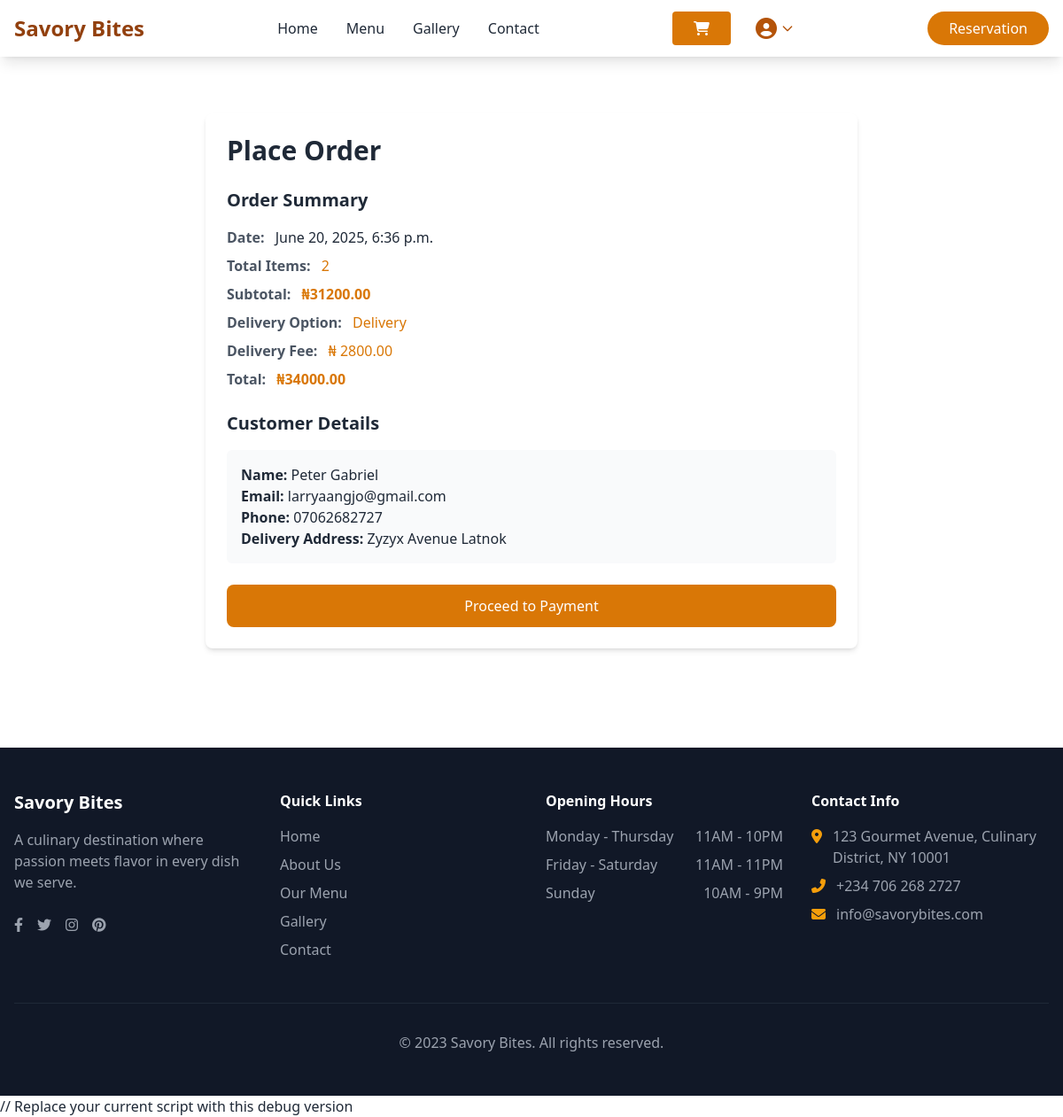
Screenshot of /payment/37/ (signed in) with the database file from the repository.
### savorybites/models.py (models this page shows, shortened)
class Order(models.Model):
    order_id = models.UUIDField(default=uuid.uuid4, editable=False)
    user = models.ForeignKey(User, on_delete=models.SET_NULL, null=True, blank=True)
    customer_name = models.CharField(max_length=100)
    customer_email = models.EmailField()
    customer_phone = models.CharField(max_length=20)
    customer_address = models.TextField()
    delivery_option = models.CharField(max_length=20, choices=[
        ('dine_in', 'Dine In'),
        ('takeaway', 'Takeaway'),
        ('delivery', 'Delivery')
    ], default='dine_in')
    special_instructions = models.TextField(blank=True)
    cart_items = models.ManyToManyField(CartItem, related_name='orders')
    delivery_price = models.DecimalField(max_digits=10, decimal_places=2, default=0.00)
    total_price = models.DecimalField(max_digits=10, decimal_places=2)
    status = models.CharField(max_length=20, choices=[
        ('pending', 'Pending'),
        ('confirmed', 'Confirmed'),
        ('preparing', 'Preparing'),
        ('ready', 'Ready for Pickup'),
        ('delivered', 'Delivered'),
        ('cancelled', 'Cancelled')
    ], default='pending')
    payment_status = models.CharField(max_length=20, choices=[
        ('pending', 'Pending'),
        ('paid', 'Paid'),
        ('failed', 'Failed')
    ], default='pending')
    order_date = models.DateTimeField(auto_now_add=True)
    class Meta:
        verbose_name_plural = "Orders"

### savorybites/views.py (the view, shortened to what this page needs)
# urls.py: path('payment/<int:order_id>/', views.payment, name="payment"),
@login_required
@csrf_protect
def payment(request, order_id):
    order = get_object_or_404(Order, id=order_id)
    if order.delivery_option == 'delivery':
        total_amount = order.total_price + (2800 if order.total_price > 9000 and order.total_price < 450000 else 1500)
    else:
        total_amount = order.total_price
    if not request.user.is_authenticated:
        if request.headers.get('x-requested-with') == 'XMLHttpRequest':
            return JsonResponse({'status': 'error', 'message': 'Authentication required'}, status=401)
        else:
            return redirect('login')
    if request.user.is_authenticated:
        cart_count = CartItem.objects.filter(user=request.user).count()
    else:
        session_key = request.session.session_key
        if not session_key:
            request.session.save()
            session_key = request.session.session_key
        cart_count = CartItem.objects.filter(session_key=session_key, user__isnull=True).count()
    print(total_amount)
    return render(request, 'utilities/payment.html', {
        'order': order,
        'cart_count': cart_count,
        'total_amount': total_amount,
        'PAYSTACK_PUBLIC_KEY': config('PAYSTACK_PUBLIC_KEY')
    })

### savorybites/templates/utilities/payment.html (shortened to what this page needs)
{% extends 'layout.html' %}
{% block content %}
<div class="max-w-7xl md:max-w-3xl mx-auto px-4 pb-8 pt-20">
    <div class="bg-white rounded-lg shadow-md p-6 mt-12">
        <h1 class="text-3xl font-bold mb-6">Place Order</h1>
        <form action="{% url 'payment' order.id %}" method="post" id="paymentForm">
            <div class="space-y-6">
                <div>
                    <h2 class="text-xl font-semibold mb-4">Order Summary</h2>
                    <div class="space-y-2">
                        <div class="space-x-2">
                            <span class="text-gray-600 font-bold">Date:</span>
                            <span>{{ order.order_date }}</span>
                        </div>
                        <div class="space-x-2">
                            <span class="text-gray-600 font-bold">Total Items: </span>
                            <span class="text-amber-600">{{ order.cart_items.count }}</span>
                        </div>
                        <div class="space-x-2">
                            <span class="text-gray-600 font-bold">Subtotal:</span>
                            <span class="text-amber-600 font-bold">₦{{ order.total_price }}</span>
                        </div>
                        <div class="space-x-2">
                            <span class="text-gray-600 font-bold">Delivery Option:</span>
                            <span class="text-amber-600">
                                {{ order.get_delivery_option_display }}
                            </span>
                        </div>
                        <div class="space-x-2">
                            <span class="text-gray-600 font-bold">Delivery Fee:</span>
                            {% if order.delivery_option == 'delivery' %}
                            <span class="text-amber-600">₦
                                {% if order.total_price > 9000 and order.total_price < 450000 %}
                                    2800.00
                                {% else %}
                                    1500.00
                                {% endif %}
                            </span>
                            {% else %}
                            <span class="text-green-600">Free</span>
                            {% endif %}
                        </div>
                        <div class="space-x-2">
                            <span class="text-gray-600 font-bold">Total:</span>
                            <span class="text-amber-600 font-bold">₦{{ total_amount }}</span>
                        </div>
                    </div>
                </div>
                <div>
                    <h2 class="text-xl font-semibold mb-4">Customer Details</h2>
                    <div class="mt-2 p-4 bg-gray-50 rounded-md">
                        <p><strong>Name:</strong> {{ order.customer_name }}</p>
                        <p><strong>Email:</strong> {{ order.customer_email }}</p>
                        <p><strong>Phone:</strong> {{ order.customer_phone }}</p>
                        {% if order.delivery_option == 'delivery' %}
                        <p><strong>Delivery Address:</strong> {{ order.customer_address }}</p>
                        {% endif %}
                    </div>
                </div>
                <button type="submit" class="w-full bg-amber-600 text-white py-3 px-6 rounded-lg hover:bg-amber-700 transition" id="payment-button">
                    Proceed to Payment
                </button>
            </div>
        </form>
    </div>
</div>
{% endblock %}
{% block customJS %}
// Replace your current script with this debug version
{% endblock customJS %}

### rows the page displays
Order: order_date "June 20, 2025, 6:36 p.m.", cart_items.count "2", total_price "31200.00", delivery_option "Delivery", customer_name "Peter Gabriel", customer_email "larryaangjo@gmail.com", customer_phone "07062682727", customer_address "Zyzyx Avenue Latnok"

### other values shown
{{ total_amount }} "34000.00"
